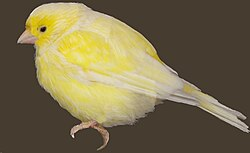
#> input picture p9-act13-0139/imagenes/canario-0139.jpg, 250 x 153 px
$ python ejemplo3_contar_objetos.py
#> lines starting #> are read from the running program, lines starting #| are printed output that depends on the picture; after the words box and inside, x2 and y2 are one past the last pixel; in counts of white or black regions, pixels touching at a corner belong together
import cv2
#NL = 53 ejemplo 3
#Alexander Salazar 0139
# Cargar imagen
imagen = cv2.imread("imagenes/canario-0139.jpg")
#> imagen is the input picture: shape (153, 250, 3); mean B, G, R 76.9, 109.5, 120.9

# Comprobar imagen
if imagen is None:
    print("Error: no se pudo cargar la imagen.")
    exit()

# Convertir a escala de grises
gris = cv2.cvtColor(imagen, cv2.COLOR_BGR2GRAY)
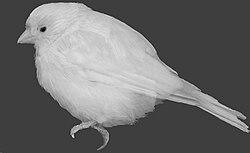
#> gris: shape (153, 250); min 4, max 252, mean 109.4

# Aplicar umbral
_, binaria = cv2.threshold(
    gris,
    127,
    255,
    cv2.THRESH_BINARY
)
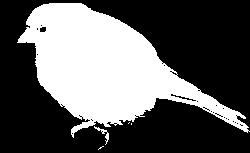
#> binaria: shape (153, 250); 36.8% white; 5 white regions (3 under 20 px)

# Encontrar contornos externos
contornos, _ = cv2.findContours(
    binaria,
    cv2.RETR_EXTERNAL,
    cv2.CHAIN_APPROX_SIMPLE
)
#> contornos = 5 contours, 3 with area under 20; largest, box (x1, y1, x2, y2) and area: (17, 3, 250, 138) 13802, (94, 126, 109, 145) 35

# Crear copia
resultado = imagen.copy()

# Contador
cantidad = 0

# Analizar cada contorno
for contorno in contornos:

    # Calcular área
    area = cv2.contourArea(contorno)

    # Ignorar objetos demasiado pequeños
    if area > 500:

        cantidad += 1

        # Dibujar contorno
        cv2.drawContours(
            resultado,
            [contorno],
            -1,
            (0, 255, 0),
            2
        )

        # Obtener rectángulo
        x, y, ancho, alto = cv2.boundingRect(contorno)

        # Dibujar rectángulo
        cv2.rectangle(
            resultado,
            (x, y),
            (x + ancho, y + alto),
            (255, 0, 0),
            2
        )

        # Mostrar número del objeto
        cv2.putText(
            resultado,
            f"Objeto {cantidad}",
            (x, y - 10),
            cv2.FONT_HERSHEY_SIMPLEX,
            0.6,
            (0, 0, 255),
            2
        )
#> this loop made 5 passes
#> (area, cantidad, x, y, ancho, alto) on pass 5: (13801.5, 1, 17, 3, 233, 135)
#> area on pass 2: 35
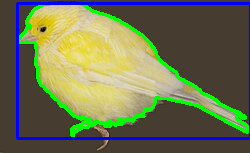
#> resultado: shape (153, 250, 3); 11.17% of pixels changed, all inside (x1, y1, x2, y2) = (16, 2, 250, 140)
#> after the loop, cantidad = 1

# Mostrar resultado
cv2.imshow("canario-0139", resultado)

# Guardar
cv2.imwrite(
    "resultados/canario-0139.jpg",
    resultado
)

print("Objetos identificados:", cantidad)
#| Objetos identificados: 1
print("Resultado guardado en resultados/canario-0139.jpg")

# Esperar
cv2.waitKey(0)

# Cerrar
cv2.destroyAllWindows()
print("Alexander Salazar 0139")
